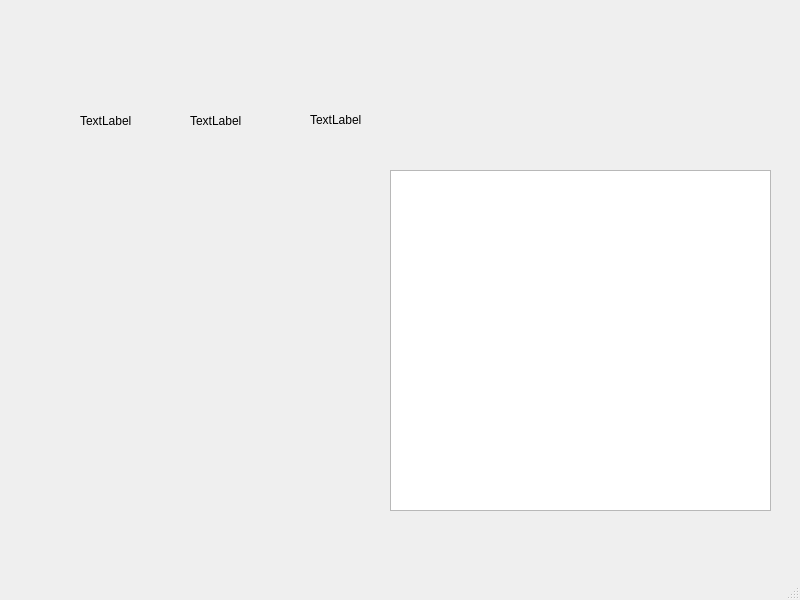
<?xml version="1.0" encoding="UTF-8"?>
<ui version="4.0">
 <class>MainWindow</class>
 <widget class="QMainWindow" name="MainWindow">
  <property name="geometry">
   <rect>
    <x>0</x>
    <y>0</y>
    <width>800</width>
    <height>600</height>
   </rect>
  </property>
  <property name="windowTitle">
   <string>MainWindow</string>
  </property>
  <widget class="QWidget" name="centralwidget">
   <widget class="QLabel" name="lName">
    <property name="geometry">
     <rect>
      <x>80</x>
      <y>70</y>
      <width>81</width>
      <height>101</height>
     </rect>
    </property>
    <property name="text">
     <string>TextLabel</string>
    </property>
   </widget>
   <widget class="QLabel" name="lAll">
    <property name="geometry">
     <rect>
      <x>190</x>
      <y>70</y>
      <width>101</width>
      <height>101</height>
     </rect>
    </property>
    <property name="text">
     <string>TextLabel</string>
    </property>
   </widget>
   <widget class="QLabel" name="lFree">
    <property name="geometry">
     <rect>
      <x>310</x>
      <y>110</y>
      <width>81</width>
      <height>20</height>
     </rect>
    </property>
    <property name="text">
     <string>TextLabel</string>
    </property>
   </widget>
   <widget class="QTableView" name="tClientList">
    <property name="geometry">
     <rect>
      <x>390</x>
      <y>170</y>
      <width>381</width>
      <height>341</height>
     </rect>
    </property>
   </widget>
  </widget>
  <widget class="QMenuBar" name="menubar">
   <property name="geometry">
    <rect>
     <x>0</x>
     <y>0</y>
     <width>800</width>
     <height>26</height>
    </rect>
   </property>
  </widget>
  <widget class="QStatusBar" name="statusbar"/>
 </widget>
 <resources/>
 <connections/>
</ui>
